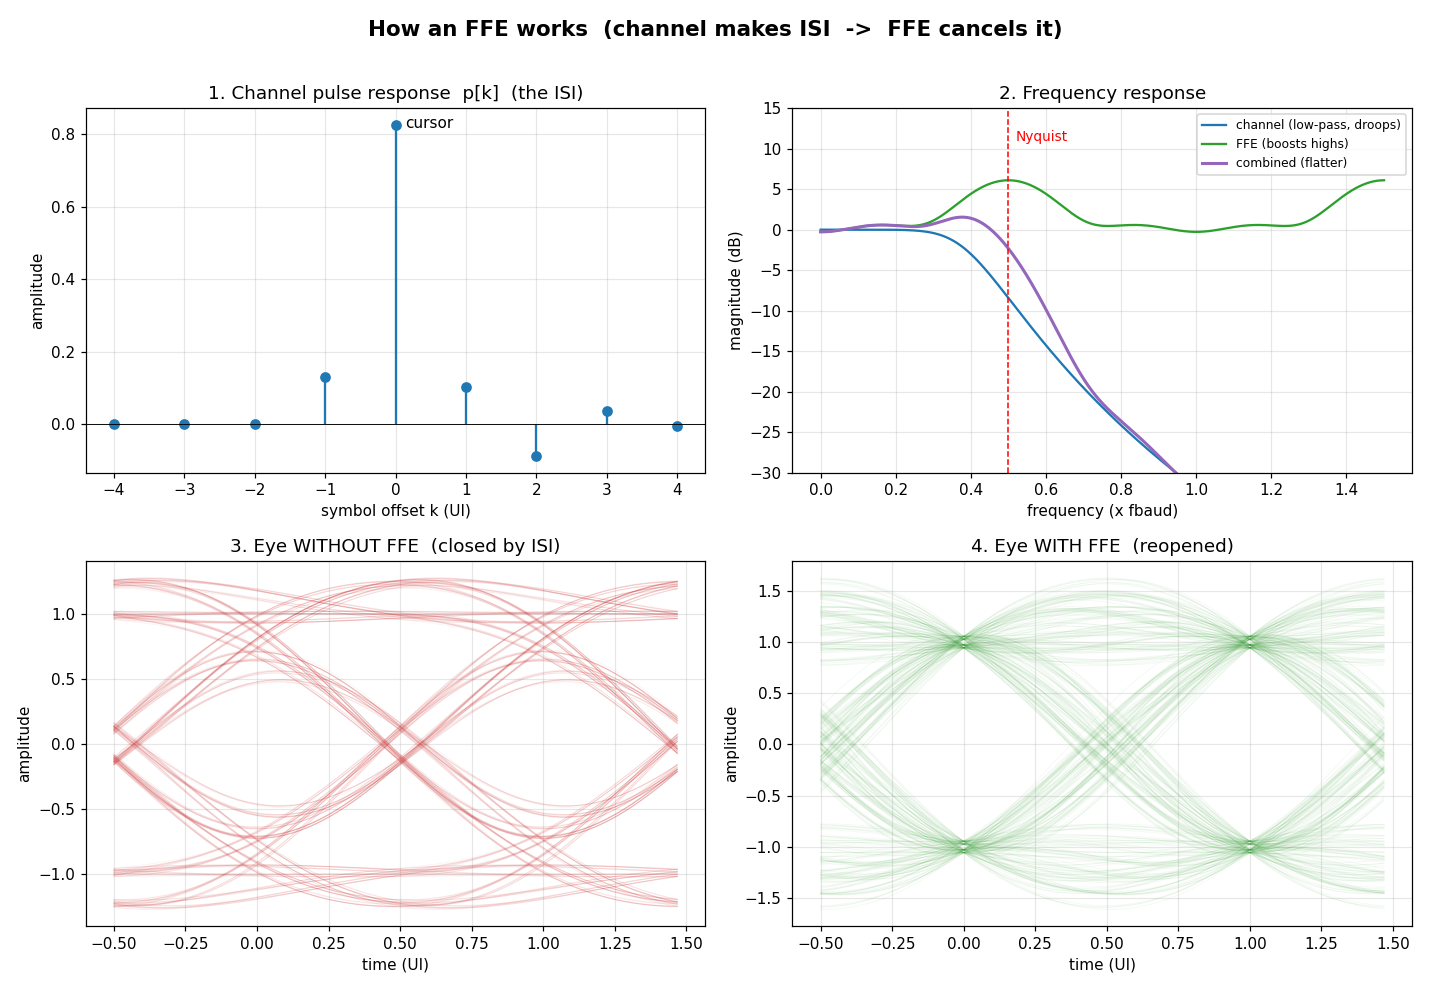

Reproduce this figure in Python.
"""
FFE learning demo (Part A visualization).

Goal: SEE what an FFE does, four ways at once, matching the professor's
"Part 11 FFE" note (fig on page 12):

  (top-left)  Channel pulse response      -> the ISI problem (cursor + tails)
  (top-right) Frequency response          -> channel droops, FFE boosts, sum flat
  (bot-left)  Eye diagram WITHOUT FFE      -> closed by ISI
  (bot-right) Eye diagram WITH FFE         -> reopened

This is a self-contained teaching script (numpy + scipy + matplotlib only).
It does NOT touch the validated python_models/ code. Symbols are simple NRZ
(+/-1) so the picture is as clean as possible. Zero-forcing tap design is a
preview of Part A / Step 2.

Run:  python ffe_demo.py     (writes ffe_demo.png next to this file)
"""

import numpy as np
from scipy.signal import butter, lfilter
import matplotlib
matplotlib.use("Agg")           # write a PNG, no display needed
import matplotlib.pyplot as plt

# ----------------------------------------------------------------------
# 0. Setup
# ----------------------------------------------------------------------
SPS   = 32          # samples per symbol (oversampling of the waveform)
NSYM  = 4000        # number of symbols to simulate
FBAUD = 1.0         # normalized symbol rate (1 symbol per UI)
rng   = np.random.default_rng(0)

# ----------------------------------------------------------------------
# 1. Channel = a lossy low-pass filter (this is what CREATES the ISI)
#    A real PCB/package trace rolls off at high frequency; a Butterworth
#    low-pass is a clean stand-in. Cutoff below Nyquist => real ISI.
# ----------------------------------------------------------------------
fc_over_fbaud = 0.40                       # channel -3 dB point, in units of fbaud
Wn = fc_over_fbaud / (SPS / 2.0)           # normalized to the sample-rate Nyquist
b_ch, a_ch = butter(N=4, Wn=Wn, btype="low")  # moderate roll-off -> clear ISI

def channel(x):
    return lfilter(b_ch, a_ch, x)

# ----------------------------------------------------------------------
# 2. Measure the SYMBOL-SPACED pulse response p[k]
#    Send one isolated symbol, look at the far end, sample once per UI.
#    p[cursor] is the main sample; the rest are pre/post-cursor ISI.
# ----------------------------------------------------------------------
def symbol_pulse_response(n_taps_span=9):
    imp = np.zeros(NSYM)
    imp[NSYM // 2] = 1.0
    wf  = channel(np.repeat(imp, SPS))     # ZOH one symbol, push through channel
    peak = int(np.argmax(wf))              # cursor sampling instant
    ks = np.arange(-(n_taps_span // 2), n_taps_span // 2 + 1)
    p = np.array([wf[peak + k * SPS] for k in ks])
    return p, ks, peak % SPS               # p, its indices, sub-UI sampling phase

p, p_idx, samp_phase = symbol_pulse_response()
cursor_i = int(np.argmax(p))
print("Symbol-spaced pulse response p[k]:")
for k, v in zip(p_idx, p):
    tag = " <- cursor" if (k == p_idx[cursor_i]) else (" (pre)" if k < 0 else " (post)")
    print("  k=%+d : %+.4f%s" % (k, v, tag))

# ----------------------------------------------------------------------
# 3. Design a ZERO-FORCING FFE from the pulse response  (preview of Step 2)
#    Pick N taps, force the equalized pulse to be [.. 0 0 1 0 0 ..]:
#    solve a small Toeplitz system  A @ w = target.
# ----------------------------------------------------------------------
def design_zf_ffe(p, n_taps=7, n_pre=3):
    # Build A so that (A @ w)[i] = equalized pulse at symbol i, for n_taps points.
    A = np.zeros((n_taps, n_taps))
    pc = int(np.argmax(p))                 # cursor index inside p
    for i in range(n_taps):                # i = output symbol index
        for j in range(n_taps):            # j = tap index
            pk = pc + (i - n_pre) - (j - n_pre)
            if 0 <= pk < len(p):
                A[i, j] = p[pk]
    target = np.zeros(n_taps)
    target[n_pre] = 1.0                    # force cursor = 1, neighbors = 0
    w = np.linalg.solve(A, target)
    return w, n_pre

N_TAPS, N_PRE = 7, 3
w, n_pre = design_zf_ffe(p, N_TAPS, N_PRE)
print("\nZero-forcing FFE taps (n_taps=%d, n_pre=%d):" % (N_TAPS, n_pre))
print("  " + "  ".join("%+.3f" % t for t in w))
print("  main tap = %+.3f, sum|other taps| = %.3f" %
      (w[n_pre], np.sum(np.abs(w[np.arange(N_TAPS) != n_pre]))))

# Apply the (symbol-spaced) FFE to an oversampled waveform:
# place taps SPS samples apart, then convolve.
def apply_ffe(wf, w):
    kernel = np.zeros((len(w) - 1) * SPS + 1)
    kernel[np.arange(len(w)) * SPS] = w
    return np.convolve(wf, kernel, mode="full")

# ----------------------------------------------------------------------
# 4. Run a real symbol stream through channel, with and without FFE
# ----------------------------------------------------------------------
sym    = rng.choice([-1.0, 1.0], size=NSYM)
tx     = np.repeat(sym, SPS)               # NRZ waveform
rx     = channel(tx)                       # after channel  (ISI -> eye closes)
rx_eq  = apply_ffe(rx, w)                  # after FFE       (ISI cancelled)

# sampling phase for each (so the eye opening sits centered)
_, _, ph_rx  = symbol_pulse_response()
ph_eq = (ph_rx + n_pre * SPS) % SPS        # FFE adds n_pre UI of delay

def eye_segments(wf, phase, n_eye=400, start_sym=200):
    """Fold the waveform into 2-UI windows for an eye diagram."""
    segs = []
    base = start_sym * SPS + phase
    for i in range(n_eye):
        s = base + i * SPS - SPS // 2
        if s + 2 * SPS < len(wf):
            segs.append(wf[s:s + 2 * SPS])
    return np.array(segs)

eye_rx = eye_segments(rx,    ph_rx)
eye_eq = eye_segments(rx_eq, ph_eq)

# ----------------------------------------------------------------------
# 5. Frequency responses:  channel, FFE, and the two combined
# ----------------------------------------------------------------------
f = np.linspace(0, 1.5 * FBAUD, 800)       # in units of fbaud (Nyquist = 0.5)
# channel magnitude from its impulse response
imp = np.zeros(2048); imp[0] = 1.0
h_ch = channel(imp)
w_rad = 2 * np.pi * f / SPS                 # digital freq per sample
H_ch = np.array([np.sum(h_ch * np.exp(-1j * wr * np.arange(len(h_ch)))) for wr in w_rad])
# FFE magnitude:  H(f) = sum_k w[k] exp(-j 2pi f k Tb)
H_ffe = np.array([np.sum(w * np.exp(-1j * 2 * np.pi * fi * np.arange(len(w)))) for fi in f])
H_tot = H_ch * H_ffe

def db(x):
    return 20 * np.log10(np.abs(x) + 1e-12)

# ----------------------------------------------------------------------
# 6. Plot everything
# ----------------------------------------------------------------------
fig, ax = plt.subplots(2, 2, figsize=(13, 9))
fig.suptitle("How an FFE works  (channel makes ISI  ->  FFE cancels it)", fontsize=14, weight="bold")

# (0,0) pulse response
mk = ax[0, 0].stem(p_idx, p, basefmt=" ")
ax[0, 0].axhline(0, color="k", lw=0.6)
ax[0, 0].set_title("1. Channel pulse response  p[k]  (the ISI)")
ax[0, 0].set_xlabel("symbol offset k (UI)"); ax[0, 0].set_ylabel("amplitude")
ax[0, 0].annotate("cursor", (p_idx[cursor_i], p[cursor_i]),
                  textcoords="offset points", xytext=(6, -2))
ax[0, 0].grid(alpha=0.3)

# (0,1) frequency response
ax[0, 1].plot(f, db(H_ch),  label="channel (low-pass, droops)", color="tab:blue")
ax[0, 1].plot(f, db(H_ffe), label="FFE (boosts highs)",         color="tab:green")
ax[0, 1].plot(f, db(H_tot), label="combined (flatter)",         color="tab:purple", lw=2)
ax[0, 1].set_ylim(-30, 15)
ax[0, 1].axvline(0.5, color="red", ls="--", lw=1)
ax[0, 1].text(0.52, 11, "Nyquist", color="red", fontsize=9)
ax[0, 1].set_title("2. Frequency response")
ax[0, 1].set_xlabel("frequency (x fbaud)"); ax[0, 1].set_ylabel("magnitude (dB)")
ax[0, 1].legend(fontsize=8); ax[0, 1].grid(alpha=0.3)

# (1,0) eye without FFE
t_eye = (np.arange(2 * SPS) / SPS) - 0.5
for seg in eye_rx:
    ax[1, 0].plot(t_eye, seg, color="tab:red", alpha=0.05, lw=0.6)
ax[1, 0].set_title("3. Eye WITHOUT FFE  (closed by ISI)")
ax[1, 0].set_xlabel("time (UI)"); ax[1, 0].set_ylabel("amplitude")
ax[1, 0].grid(alpha=0.3)

# (1,1) eye with FFE
for seg in eye_eq:
    ax[1, 1].plot(t_eye, seg, color="tab:green", alpha=0.05, lw=0.6)
ax[1, 1].set_title("4. Eye WITH FFE  (reopened)")
ax[1, 1].set_xlabel("time (UI)"); ax[1, 1].set_ylabel("amplitude")
ax[1, 1].grid(alpha=0.3)

plt.tight_layout(rect=[0, 0, 1, 0.97])
out = __file__.rsplit("\\", 1)[0].rsplit("/", 1)[0] + "/ffe_demo.png"
plt.savefig(out, dpi=110)
print("\nSaved figure -> ffe_demo.png")
